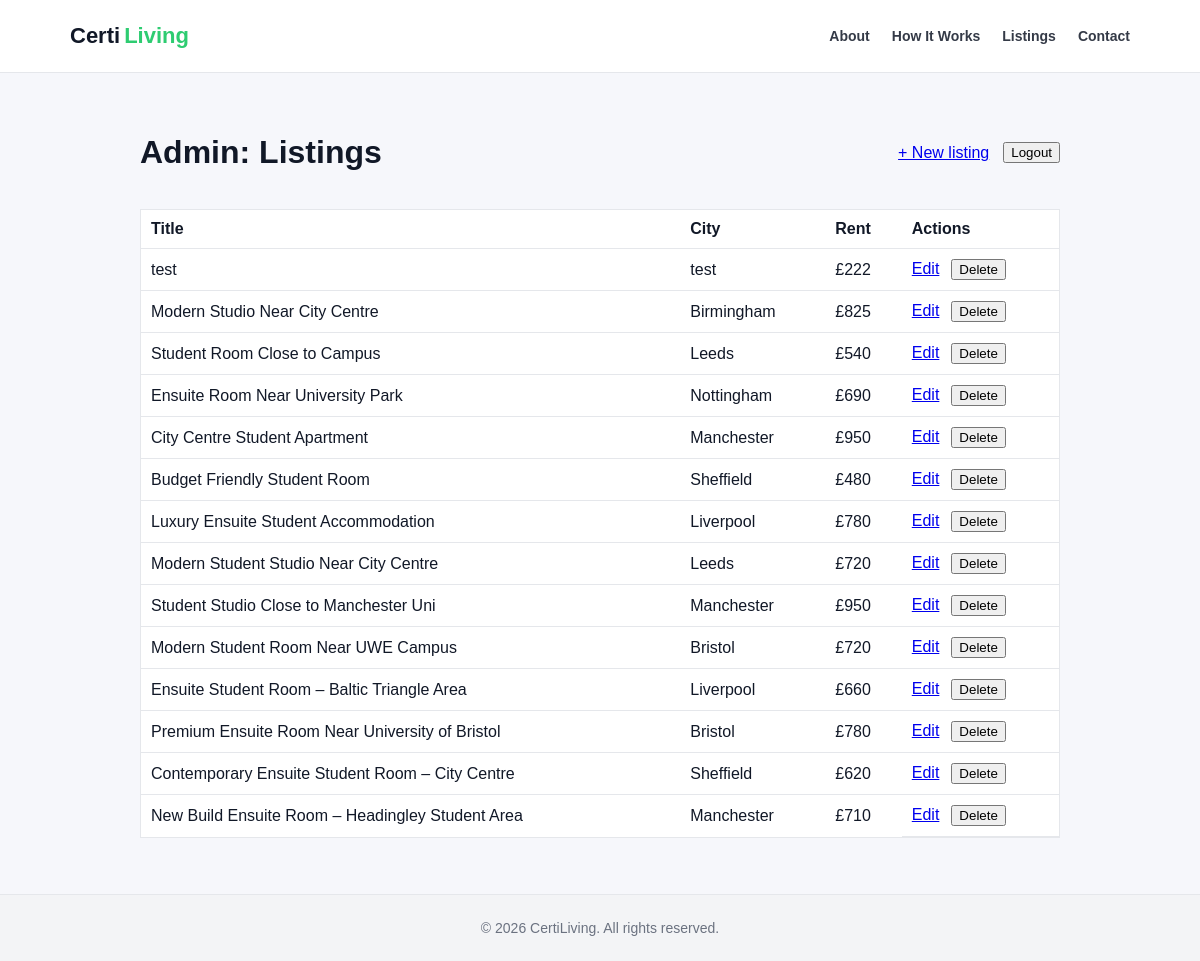
Page /admin/listings (signed in) on the earlier database version.
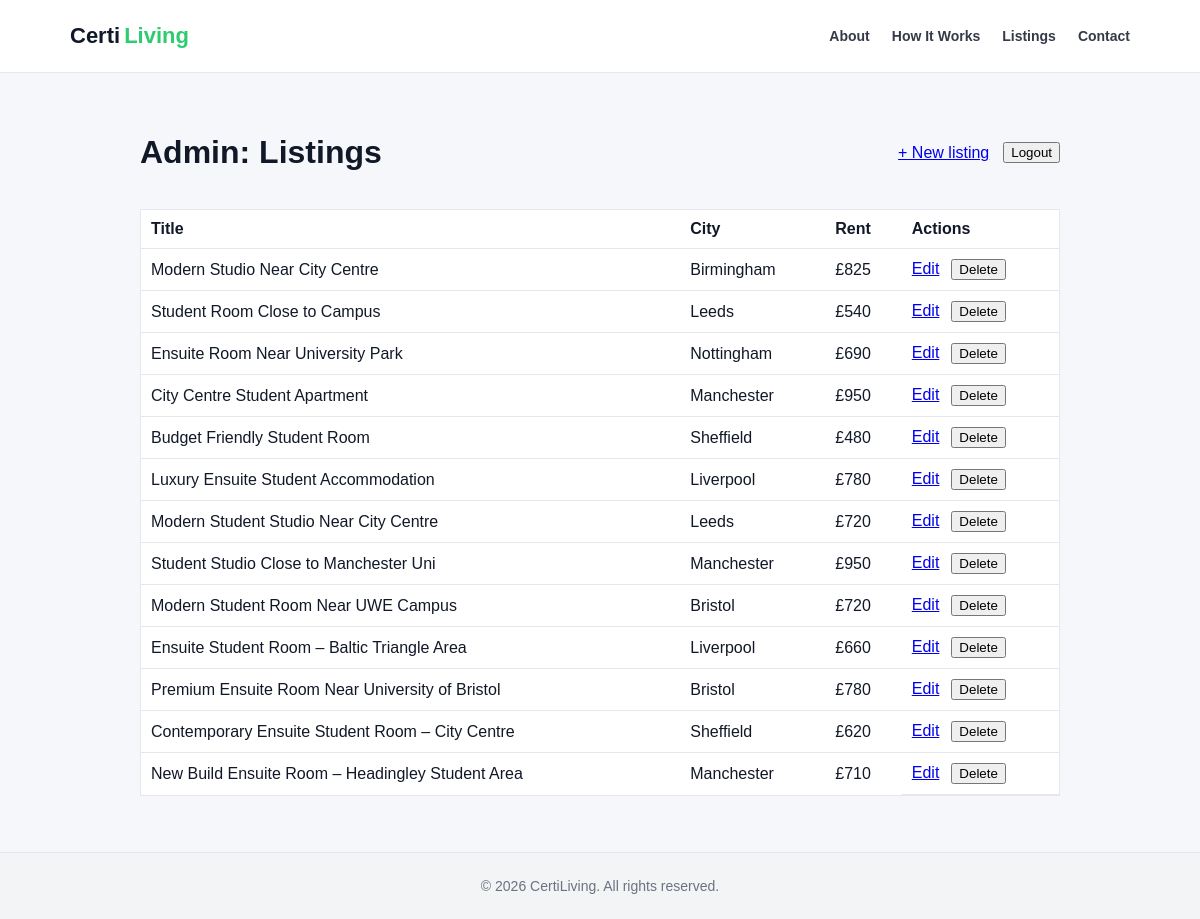
Same page on the later database version.
### tables this page shows
CREATE TABLE listings (
    id INTEGER PRIMARY KEY AUTOINCREMENT,

    title TEXT NOT NULL,
    description TEXT NOT NULL,

    city TEXT NOT NULL,
    address TEXT,

    rent_pcm INTEGER NOT NULL,
    deposit INTEGER,

    room_type TEXT,
    bills_included BOOLEAN DEFAULT 0,

    available_from DATE,

    photo_url TEXT,

    created TIMESTAMP DEFAULT CURRENT_TIMESTAMP
);

### app/admin.py (the view)
@bp.route("/listings")
@admin_required
def listings_index():
    db = get_db()
    listings = db.execute("SELECT * FROM listings ORDER BY created DESC").fetchall()
    return render_template("admin/listings_index.html", listings=listings)

### app/admin.py (called while the page is built)
def admin_required(view):
    @wraps(view)
    def wrapped(*args, **kwargs):
        if not session.get("is_admin"):
            return redirect(url_for("admin.login"))
        return view(*args, **kwargs)
    return wrapped

### app/db.py (called while the page is built)
def get_db():
    if 'db' not in g:
        g.db = sqlite3.connect(
            current_app.config['DATABASE'],
            detect_types=sqlite3.PARSE_DECLTYPES,
        )
        g.db.row_factory = sqlite3.Row
        g.db.execute('PRAGMA foreign_keys = ON')
    return g.db

### app/templates/admin/listings_index.html (shortened to what this page needs)
{% extends "admin/base.html" %}
{% block content %}
<div class="container admin-page">
  <div class="admin-toolbar">
    <h1>Admin: Listings</h1>
    <div class="admin-actions">
      <a href="{{ url_for('admin.listings_new') }}">+ New listing</a>
      <form method="post" action="{{ url_for('admin.logout') }}">
        <button type="submit">Logout</button>
      </form>
    </div>
  </div>
  <table class="admin-table">
    <tr>
      <th>Title</th><th>City</th><th>Rent</th><th>Actions</th>
    </tr>
    {% for l in listings %}
    <tr>
      <td>{{ l['title'] }}</td>
      <td>{{ l['city'] }}</td>
      <td>&pound;{{ l['rent_pcm'] }}</td>
      <td class="admin-row-actions">
        <a href="{{ url_for('admin.listings_edit', listing_id=l['id']) }}">Edit</a>
        <form method="post" action="{{ url_for('admin.listings_delete', listing_id=l['id']) }}">
          <button type="submit" onclick="return confirm('Delete this listing?')">Delete</button>
        </form>
      </td>
    </tr>
    {% endfor %}
  </table>
</div>
{% endblock %}

Differences in the rows shown:
removed listings: title "test", city "test", rent_pcm "222"
